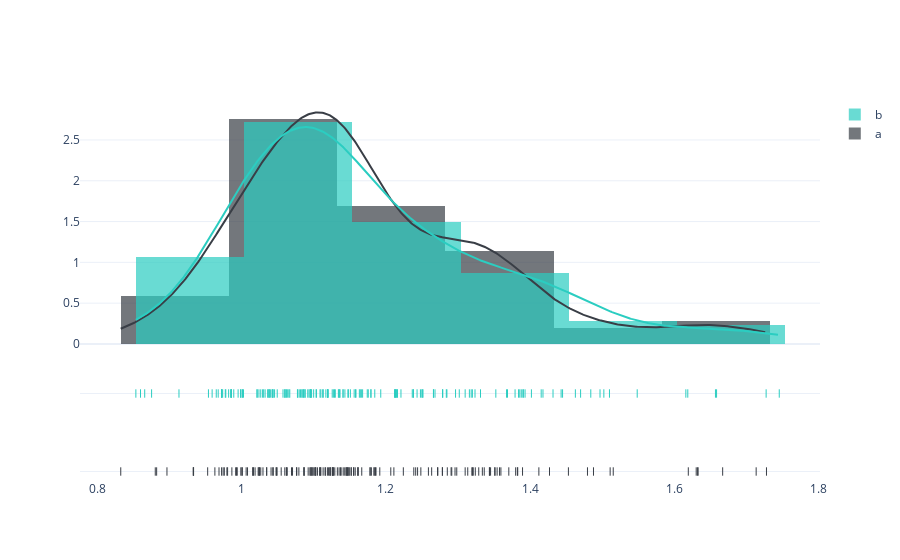

Write notebook code for a chart like this one.
### Code cell
mask_estados = (df.type == 'conventional') & df.region.isin(lista_estados)
mask_regiao = (df.type == 'conventional') & df.region.isin(lista_regioes)
mask_total = (df.type == 'conventional') & (df.region == 'TotalUS')


average_price_total   = df.loc[mask_total,['date','average_price']].groupby('date')['average_price'].mean()  
average_price_estados = df.loc[mask_estados, ['date','average_price']].groupby('date')['average_price'].mean()
average_price_regioes = df.loc[mask_regiao,['date','average_price']].groupby('date')['average_price'].mean()


_df = df.sample(frac=0.3)

mask_estados = (_df.type == 'conventional') & _df.region.isin(lista_estados)
mask_regiao  = (_df.type == 'conventional') & _df.region.isin(lista_regioes)
mask_total   = (_df.type == 'conventional') & (_df.region == 'TotalUS')


_average_price_total    = _df.loc[mask_total,['date','average_price']].groupby('date')['average_price'].mean()  
_average_price_estados  = _df.loc[mask_estados, ['date','average_price']].groupby('date')['average_price'].mean()
_average_price_regioes  = _df.loc[mask_regiao,['date','average_price']].groupby('date')['average_price'].mean()


fig = ff.create_distplot(
    [average_price_estados.values,_average_price_estados.values],
    group_labels=['a','b'],
    bin_size=.15,
    show_rug=True,
    colors = ['#393E46', '#2BCDC1']
)
fig.show()

### Figure 1 — Plotly figure (JSON) as saved in the notebook; plotly's stock layout.template omitted (floating-point values rounded to 4 significant figures; data arrays with more than 128 entries replaced by an {"elided": "..."} marker saying what was removed)
{"data": [{"autobinx": false, "histnorm": "probability density", "legendgroup": "a", "marker": {"color": "#393E46"}, "name": "a", "opacity": 0.7, "type": "histogram", "x": {"elided": "169 float values"}, "xaxis": "x", "xbins": {"end": 1.728, "size": 0.15, "start": 0.8326}, "yaxis": "y"}, {"autobinx": false, "histnorm": "probability density", "legendgroup": "b", "marker": {"color": "#2BCDC1"}, "name": "b", "opacity": 0.7, "type": "histogram", "x": {"elided": "169 float values"}, "xaxis": "x", "xbins": {"end": 1.745, "size": 0.15, "start": 0.8536}, "yaxis": "y"}, {"legendgroup": "a", "marker": {"color": "#393E46"}, "mode": "lines", "name": "a", "showlegend": false, "type": "scatter", "x": {"elided": "500 float values"}, "xaxis": "x", "y": {"elided": "500 float values"}, "yaxis": "y"}, {"legendgroup": "b", "marker": {"color": "#2BCDC1"}, "mode": "lines", "name": "b", "showlegend": false, "type": "scatter", "x": {"elided": "500 float values"}, "xaxis": "x", "y": {"elided": "500 float values"}, "yaxis": "y"}, {"legendgroup": "a", "marker": {"color": "#393E46", "symbol": "line-ns-open"}, "mode": "markers", "name": "a", "showlegend": false, "type": "scatter", "x": {"elided": "169 float values"}, "xaxis": "x", "y": {"elided": "169 str values"}, "yaxis": "y2"}, {"legendgroup": "b", "marker": {"color": "#2BCDC1", "symbol": "line-ns-open"}, "mode": "markers", "name": "b", "showlegend": false, "type": "scatter", "x": {"elided": "169 float values"}, "xaxis": "x", "y": {"elided": "169 str values"}, "yaxis": "y2"}], "layout": {"barmode": "overlay", "hovermode": "closest", "legend": {"traceorder": "reversed"}, "xaxis": {"anchor": "y2", "domain": [0, 1], "zeroline": false}, "yaxis": {"anchor": "free", "domain": [0.35, 1], "position": 0}, "yaxis2": {"anchor": "x", "domain": [0, 0.25], "dtick": 1, "showticklabels": false}}}
